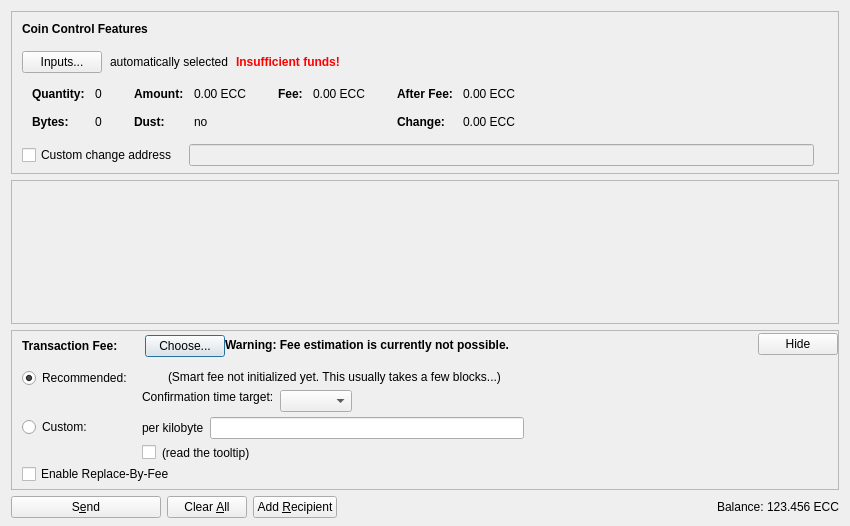
<?xml version="1.0" encoding="UTF-8"?>
<ui version="4.0">
 <class>SendCoinsDialog</class>
 <widget class="QDialog" name="SendCoinsDialog">
  <property name="geometry">
   <rect>
    <x>0</x>
    <y>0</y>
    <width>850</width>
    <height>526</height>
   </rect>
  </property>
  <property name="windowTitle">
   <string>Send Coins</string>
  </property>
  <layout class="QVBoxLayout" name="verticalLayout" stretch="0,1,0,0">
   <property name="bottomMargin">
    <number>8</number>
   </property>
   <item>
    <widget class="QFrame" name="frameCoinControl">
     <property name="sizePolicy">
      <sizepolicy hsizetype="Expanding" vsizetype="Expanding">
       <horstretch>0</horstretch>
       <verstretch>0</verstretch>
      </sizepolicy>
     </property>
     <property name="maximumSize">
      <size>
       <width>16777215</width>
       <height>16777215</height>
      </size>
     </property>
     <property name="frameShape">
      <enum>QFrame::StyledPanel</enum>
     </property>
     <property name="frameShadow">
      <enum>QFrame::Sunken</enum>
     </property>
     <layout class="QVBoxLayout" name="verticalLayoutCoinControl2">
      <property name="spacing">
       <number>0</number>
      </property>
      <property name="leftMargin">
       <number>0</number>
      </property>
      <property name="topMargin">
       <number>0</number>
      </property>
      <property name="rightMargin">
       <number>0</number>
      </property>
      <property name="bottomMargin">
       <number>6</number>
      </property>
      <item>
       <layout class="QVBoxLayout" name="verticalLayoutCoinControl" stretch="0,0,0,0,1">
        <property name="spacing">
         <number>0</number>
        </property>
        <property name="leftMargin">
         <number>10</number>
        </property>
        <property name="topMargin">
         <number>10</number>
        </property>
        <item>
         <layout class="QHBoxLayout" name="horizontalLayoutCoinControl1">
          <property name="bottomMargin">
           <number>15</number>
          </property>
          <item>
           <widget class="QLabel" name="labelCoinControlFeatures">
            <property name="sizePolicy">
             <sizepolicy hsizetype="Preferred" vsizetype="Maximum">
              <horstretch>0</horstretch>
              <verstretch>0</verstretch>
             </sizepolicy>
            </property>
            <property name="font">
             <font>
              <weight>75</weight>
              <bold>true</bold>
             </font>
            </property>
            <property name="styleSheet">
             <string notr="true">font-weight:bold;</string>
            </property>
            <property name="text">
             <string>Coin Control Features</string>
            </property>
           </widget>
          </item>
         </layout>
        </item>
        <item>
         <layout class="QHBoxLayout" name="horizontalLayoutCoinControl2" stretch="0,0,0,0">
          <property name="spacing">
           <number>8</number>
          </property>
          <property name="bottomMargin">
           <number>10</number>
          </property>
          <item>
           <widget class="QPushButton" name="pushButtonCoinControl">
            <property name="styleSheet">
             <string notr="true"/>
            </property>
            <property name="text">
             <string>Inputs...</string>
            </property>
            <property name="autoDefault">
             <bool>false</bool>
            </property>
           </widget>
          </item>
          <item>
           <widget class="QLabel" name="labelCoinControlAutomaticallySelected">
            <property name="text">
             <string>automatically selected</string>
            </property>
            <property name="margin">
             <number>5</number>
            </property>
           </widget>
          </item>
          <item>
           <widget class="QLabel" name="labelCoinControlInsuffFunds">
            <property name="font">
             <font>
              <weight>75</weight>
              <bold>true</bold>
             </font>
            </property>
            <property name="styleSheet">
             <string notr="true">color:red;font-weight:bold;</string>
            </property>
            <property name="text">
             <string>Insufficient funds!</string>
            </property>
            <property name="margin">
             <number>5</number>
            </property>
           </widget>
          </item>
          <item>
           <spacer name="horizontalSpacerCoinControl">
            <property name="orientation">
             <enum>Qt::Horizontal</enum>
            </property>
            <property name="sizeHint" stdset="0">
             <size>
              <width>40</width>
              <height>1</height>
             </size>
            </property>
           </spacer>
          </item>
         </layout>
        </item>
        <item>
         <widget class="QWidget" name="widgetCoinControl" native="true">
          <property name="sizePolicy">
           <sizepolicy hsizetype="Preferred" vsizetype="Preferred">
            <horstretch>0</horstretch>
            <verstretch>0</verstretch>
           </sizepolicy>
          </property>
          <property name="minimumSize">
           <size>
            <width>0</width>
            <height>0</height>
           </size>
          </property>
          <property name="styleSheet">
           <string notr="true"/>
          </property>
          <layout class="QHBoxLayout" name="horizontalLayoutCoinControl5">
           <property name="leftMargin">
            <number>0</number>
           </property>
           <property name="topMargin">
            <number>0</number>
           </property>
           <property name="rightMargin">
            <number>0</number>
           </property>
           <property name="bottomMargin">
            <number>0</number>
           </property>
           <item>
            <layout class="QHBoxLayout" name="horizontalLayoutCoinControl3" stretch="0,0,0,1">
             <property name="spacing">
              <number>20</number>
             </property>
             <property name="topMargin">
              <number>0</number>
             </property>
             <property name="bottomMargin">
              <number>10</number>
             </property>
             <item>
              <layout class="QFormLayout" name="formLayoutCoinControl1">
               <property name="horizontalSpacing">
                <number>10</number>
               </property>
               <property name="verticalSpacing">
                <number>14</number>
               </property>
               <property name="leftMargin">
                <number>10</number>
               </property>
               <property name="topMargin">
                <number>4</number>
               </property>
               <property name="rightMargin">
                <number>6</number>
               </property>
               <item row="0" column="0">
                <widget class="QLabel" name="labelCoinControlQuantityText">
                 <property name="font">
                  <font>
                   <weight>75</weight>
                   <bold>true</bold>
                  </font>
                 </property>
                 <property name="text">
                  <string>Quantity:</string>
                 </property>
                 <property name="margin">
                  <number>0</number>
                 </property>
                </widget>
               </item>
               <item row="0" column="1">
                <widget class="QLabel" name="labelCoinControlQuantity">
                 <property name="cursor">
                  <cursorShape>IBeamCursor</cursorShape>
                 </property>
                 <property name="contextMenuPolicy">
                  <enum>Qt::ActionsContextMenu</enum>
                 </property>
                 <property name="text">
                  <string notr="true">0</string>
                 </property>
                 <property name="margin">
                  <number>0</number>
                 </property>
                 <property name="textInteractionFlags">
                  <set>Qt::LinksAccessibleByMouse|Qt::TextSelectableByKeyboard|Qt::TextSelectableByMouse</set>
                 </property>
                </widget>
               </item>
               <item row="1" column="0">
                <widget class="QLabel" name="labelCoinControlBytesText">
                 <property name="font">
                  <font>
                   <weight>75</weight>
                   <bold>true</bold>
                  </font>
                 </property>
                 <property name="text">
                  <string>Bytes:</string>
                 </property>
                </widget>
               </item>
               <item row="1" column="1">
                <widget class="QLabel" name="labelCoinControlBytes">
                 <property name="cursor">
                  <cursorShape>IBeamCursor</cursorShape>
                 </property>
                 <property name="contextMenuPolicy">
                  <enum>Qt::ActionsContextMenu</enum>
                 </property>
                 <property name="text">
                  <string notr="true">0</string>
                 </property>
                 <property name="textInteractionFlags">
                  <set>Qt::LinksAccessibleByMouse|Qt::TextSelectableByKeyboard|Qt::TextSelectableByMouse</set>
                 </property>
                </widget>
               </item>
              </layout>
             </item>
             <item>
              <layout class="QFormLayout" name="formLayoutCoinControl2">
               <property name="horizontalSpacing">
                <number>10</number>
               </property>
               <property name="verticalSpacing">
                <number>14</number>
               </property>
               <property name="leftMargin">
                <number>6</number>
               </property>
               <property name="topMargin">
                <number>4</number>
               </property>
               <property name="rightMargin">
                <number>6</number>
               </property>
               <item row="0" column="0">
                <widget class="QLabel" name="labelCoinControlAmountText">
                 <property name="font">
                  <font>
                   <weight>75</weight>
                   <bold>true</bold>
                  </font>
                 </property>
                 <property name="text">
                  <string>Amount:</string>
                 </property>
                 <property name="margin">
                  <number>0</number>
                 </property>
                </widget>
               </item>
               <item row="0" column="1">
                <widget class="QLabel" name="labelCoinControlAmount">
                 <property name="cursor">
                  <cursorShape>IBeamCursor</cursorShape>
                 </property>
                 <property name="contextMenuPolicy">
                  <enum>Qt::ActionsContextMenu</enum>
                 </property>
                 <property name="text">
                  <string notr="true">0.00 ECC</string>
                 </property>
                 <property name="textInteractionFlags">
                  <set>Qt::LinksAccessibleByMouse|Qt::TextSelectableByKeyboard|Qt::TextSelectableByMouse</set>
                 </property>
                </widget>
               </item>
               <item row="1" column="0">
                <widget class="QLabel" name="labelCoinControlLowOutputText">
                 <property name="font">
                  <font>
                   <weight>75</weight>
                   <bold>true</bold>
                  </font>
                 </property>
                 <property name="text">
                  <string>Dust:</string>
                 </property>
                </widget>
               </item>
               <item row="1" column="1">
                <widget class="QLabel" name="labelCoinControlLowOutput">
                 <property name="cursor">
                  <cursorShape>IBeamCursor</cursorShape>
                 </property>
                 <property name="contextMenuPolicy">
                  <enum>Qt::ActionsContextMenu</enum>
                 </property>
                 <property name="text">
                  <string notr="true">no</string>
                 </property>
                 <property name="textInteractionFlags">
                  <set>Qt::LinksAccessibleByMouse|Qt::TextSelectableByKeyboard|Qt::TextSelectableByMouse</set>
                 </property>
                </widget>
               </item>
              </layout>
             </item>
             <item>
              <layout class="QFormLayout" name="formLayoutCoinControl3">
               <property name="horizontalSpacing">
                <number>10</number>
               </property>
               <property name="verticalSpacing">
                <number>14</number>
               </property>
               <property name="leftMargin">
                <number>6</number>
               </property>
               <property name="topMargin">
                <number>4</number>
               </property>
               <property name="rightMargin">
                <number>6</number>
               </property>
               <item row="0" column="0">
                <widget class="QLabel" name="labelCoinControlFeeText">
                 <property name="font">
                  <font>
                   <weight>75</weight>
                   <bold>true</bold>
                  </font>
                 </property>
                 <property name="text">
                  <string>Fee:</string>
                 </property>
                 <property name="margin">
                  <number>0</number>
                 </property>
                </widget>
               </item>
               <item row="0" column="1">
                <widget class="QLabel" name="labelCoinControlFee">
                 <property name="cursor">
                  <cursorShape>IBeamCursor</cursorShape>
                 </property>
                 <property name="contextMenuPolicy">
                  <enum>Qt::ActionsContextMenu</enum>
                 </property>
                 <property name="text">
                  <string notr="true">0.00 ECC</string>
                 </property>
                 <property name="textInteractionFlags">
                  <set>Qt::LinksAccessibleByMouse|Qt::TextSelectableByKeyboard|Qt::TextSelectableByMouse</set>
                 </property>
                </widget>
               </item>
              </layout>
             </item>
             <item>
              <layout class="QFormLayout" name="formLayoutCoinControl4">
               <property name="horizontalSpacing">
                <number>10</number>
               </property>
               <property name="verticalSpacing">
                <number>14</number>
               </property>
               <property name="leftMargin">
                <number>6</number>
               </property>
               <property name="topMargin">
                <number>4</number>
               </property>
               <property name="rightMargin">
                <number>6</number>
               </property>
               <item row="0" column="0">
                <widget class="QLabel" name="labelCoinControlAfterFeeText">
                 <property name="font">
                  <font>
                   <weight>75</weight>
                   <bold>true</bold>
                  </font>
                 </property>
                 <property name="text">
                  <string>After Fee:</string>
                 </property>
                 <property name="margin">
                  <number>0</number>
                 </property>
                </widget>
               </item>
               <item row="0" column="1">
                <widget class="QLabel" name="labelCoinControlAfterFee">
                 <property name="cursor">
                  <cursorShape>IBeamCursor</cursorShape>
                 </property>
                 <property name="contextMenuPolicy">
                  <enum>Qt::ActionsContextMenu</enum>
                 </property>
                 <property name="text">
                  <string notr="true">0.00 ECC</string>
                 </property>
                 <property name="textInteractionFlags">
                  <set>Qt::LinksAccessibleByMouse|Qt::TextSelectableByKeyboard|Qt::TextSelectableByMouse</set>
                 </property>
                </widget>
               </item>
               <item row="1" column="0">
                <widget class="QLabel" name="labelCoinControlChangeText">
                 <property name="font">
                  <font>
                   <weight>75</weight>
                   <bold>true</bold>
                  </font>
                 </property>
                 <property name="text">
                  <string>Change:</string>
                 </property>
                </widget>
               </item>
               <item row="1" column="1">
                <widget class="QLabel" name="labelCoinControlChange">
                 <property name="cursor">
                  <cursorShape>IBeamCursor</cursorShape>
                 </property>
                 <property name="contextMenuPolicy">
                  <enum>Qt::ActionsContextMenu</enum>
                 </property>
                 <property name="text">
                  <string notr="true">0.00 ECC</string>
                 </property>
                 <property name="textInteractionFlags">
                  <set>Qt::LinksAccessibleByMouse|Qt::TextSelectableByKeyboard|Qt::TextSelectableByMouse</set>
                 </property>
                </widget>
               </item>
              </layout>
             </item>
            </layout>
           </item>
          </layout>
         </widget>
        </item>
        <item>
         <layout class="QHBoxLayout" name="horizontalLayoutCoinControl4" stretch="0,0,0">
          <property name="spacing">
           <number>12</number>
          </property>
          <property name="sizeConstraint">
           <enum>QLayout::SetDefaultConstraint</enum>
          </property>
          <property name="topMargin">
           <number>5</number>
          </property>
          <property name="rightMargin">
           <number>5</number>
          </property>
          <item>
           <widget class="QCheckBox" name="checkBoxCoinControlChange">
            <property name="toolTip">
             <string>If this is activated, but the change address is empty or invalid, change will be sent to a newly generated address.</string>
            </property>
            <property name="text">
             <string>Custom change address</string>
            </property>
           </widget>
          </item>
          <item>
           <widget class="QValidatedLineEdit" name="lineEditCoinControlChange">
            <property name="enabled">
             <bool>false</bool>
            </property>
            <property name="sizePolicy">
             <sizepolicy hsizetype="Expanding" vsizetype="Fixed">
              <horstretch>0</horstretch>
              <verstretch>0</verstretch>
             </sizepolicy>
            </property>
           </widget>
          </item>
          <item>
           <widget class="QLabel" name="labelCoinControlChangeLabel">
            <property name="sizePolicy">
             <sizepolicy hsizetype="Preferred" vsizetype="Expanding">
              <horstretch>0</horstretch>
              <verstretch>0</verstretch>
             </sizepolicy>
            </property>
            <property name="minimumSize">
             <size>
              <width>0</width>
              <height>0</height>
             </size>
            </property>
            <property name="text">
             <string/>
            </property>
            <property name="margin">
             <number>3</number>
            </property>
           </widget>
          </item>
         </layout>
        </item>
        <item>
         <spacer name="verticalSpacerCoinControl">
          <property name="orientation">
           <enum>Qt::Vertical</enum>
          </property>
          <property name="sizeHint" stdset="0">
           <size>
            <width>800</width>
            <height>1</height>
           </size>
          </property>
         </spacer>
        </item>
       </layout>
      </item>
     </layout>
    </widget>
   </item>
   <item>
    <widget class="QScrollArea" name="scrollArea">
     <property name="widgetResizable">
      <bool>true</bool>
     </property>
     <widget class="QWidget" name="scrollAreaWidgetContents">
      <property name="geometry">
       <rect>
        <x>0</x>
        <y>0</y>
        <width>830</width>
        <height>104</height>
       </rect>
      </property>
      <layout class="QVBoxLayout" name="verticalLayout_2" stretch="0,1">
       <property name="leftMargin">
        <number>0</number>
       </property>
       <property name="topMargin">
        <number>0</number>
       </property>
       <property name="rightMargin">
        <number>0</number>
       </property>
       <property name="bottomMargin">
        <number>0</number>
       </property>
       <item>
        <layout class="QVBoxLayout" name="entries">
         <property name="spacing">
          <number>6</number>
         </property>
        </layout>
       </item>
       <item>
        <spacer name="verticalSpacer">
         <property name="orientation">
          <enum>Qt::Vertical</enum>
         </property>
         <property name="sizeHint" stdset="0">
          <size>
           <width>20</width>
           <height>40</height>
          </size>
         </property>
        </spacer>
       </item>
      </layout>
     </widget>
    </widget>
   </item>
   <item>
    <widget class="QFrame" name="frameFee">
     <property name="sizePolicy">
      <sizepolicy hsizetype="Expanding" vsizetype="Expanding">
       <horstretch>0</horstretch>
       <verstretch>0</verstretch>
      </sizepolicy>
     </property>
     <property name="maximumSize">
      <size>
       <width>16777215</width>
       <height>16777215</height>
      </size>
     </property>
     <property name="frameShape">
      <enum>QFrame::StyledPanel</enum>
     </property>
     <property name="frameShadow">
      <enum>QFrame::Sunken</enum>
     </property>
     <layout class="QVBoxLayout" name="verticalLayoutFee1">
      <property name="spacing">
       <number>0</number>
      </property>
      <property name="leftMargin">
       <number>0</number>
      </property>
      <property name="topMargin">
       <number>0</number>
      </property>
      <property name="rightMargin">
       <number>0</number>
      </property>
      <property name="bottomMargin">
       <number>0</number>
      </property>
      <item>
       <layout class="QVBoxLayout" name="verticalLayoutFee2" stretch="0,0,0">
        <property name="spacing">
         <number>0</number>
        </property>
        <property name="leftMargin">
         <number>10</number>
        </property>
        <property name="topMargin">
         <number>0</number>
        </property>
        <item>
         <layout class="QHBoxLayout" name="horizontalLayoutFee1">
          <property name="bottomMargin">
           <number>0</number>
          </property>
          <item>
           <layout class="QVBoxLayout" name="verticalLayoutFee7">
            <property name="spacing">
             <number>0</number>
            </property>
            <item>
             <spacer name="verticalSpacerSmartFee">
              <property name="orientation">
               <enum>Qt::Vertical</enum>
              </property>
              <property name="sizeType">
               <enum>QSizePolicy::Fixed</enum>
              </property>
              <property name="sizeHint" stdset="0">
               <size>
                <width>1</width>
                <height>4</height>
               </size>
              </property>
             </spacer>
            </item>
            <item>
             <layout class="QHBoxLayout" name="horizontalLayoutSmartFee">
              <property name="spacing">
               <number>10</number>
              </property>
              <item>
               <widget class="QLabel" name="labelFeeHeadline">
                <property name="sizePolicy">
                 <sizepolicy hsizetype="Preferred" vsizetype="Maximum">
                  <horstretch>0</horstretch>
                  <verstretch>0</verstretch>
                 </sizepolicy>
                </property>
                <property name="font">
                 <font>
                  <weight>75</weight>
                  <bold>true</bold>
                 </font>
                </property>
                <property name="styleSheet">
                 <string notr="true">font-weight:bold;</string>
                </property>
                <property name="text">
                 <string>Transaction Fee:</string>
                </property>
               </widget>
              </item>
              <item>
               <widget class="QLabel" name="labelFeeMinimized">
                <property name="text">
                 <string/>
                </property>
               </widget>
              </item>
              <item>
               <widget class="QPushButton" name="buttonChooseFee">
                <property name="text">
                 <string>Choose...</string>
                </property>
               </widget>
              </item>
             </layout>
            </item>
            <item>
             <spacer name="verticalSpacer_5">
              <property name="orientation">
               <enum>Qt::Vertical</enum>
              </property>
              <property name="sizeHint" stdset="0">
               <size>
                <width>1</width>
                <height>1</height>
               </size>
              </property>
             </spacer>
            </item>
           </layout>
          </item>
          <item>
           <widget class="QLabel" name="fallbackFeeWarningLabel">
            <property name="toolTip">
             <string>Using the fallbackfee can result in sending a transaction that will take several hours or days (or never) to confirm. Consider choosing your fee manually or wait until you have validated the complete chain.</string>
            </property>
            <property name="font">
            <font>
                <weight>75</weight>
                <bold>true</bold>
            </font>
            </property>
            <property name="text">
             <string>Warning: Fee estimation is currently not possible.</string>
            </property>
            <property name="wordWrap">
             <bool>false</bool>
            </property>
           </widget>
          </item>
          <item>
           <spacer name="horizontalSpacer_4">
            <property name="orientation">
             <enum>Qt::Horizontal</enum>
            </property>
            <property name="sizeType">
             <enum>QSizePolicy::MinimumExpanding</enum>
            </property>
            <property name="sizeHint" stdset="0">
             <size>
              <width>40</width>
              <height>20</height>
             </size>
            </property>
           </spacer>
          </item>
          <item>
           <widget class="QPushButton" name="buttonMinimizeFee">
            <property name="toolTip">
             <string>collapse fee-settings</string>
            </property>
            <property name="text">
             <string>Hide</string>
            </property>
           </widget>
          </item>
         </layout>
        </item>
        <item>
         <widget class="QFrame" name="frameFeeSelection">
          <layout class="QVBoxLayout" name="verticalLayoutFee12">
           <property name="spacing">
            <number>0</number>
           </property>
           <property name="leftMargin">
            <number>0</number>
           </property>
           <property name="topMargin">
            <number>0</number>
           </property>
           <property name="rightMargin">
            <number>0</number>
           </property>
           <property name="bottomMargin">
            <number>0</number>
           </property>
           <item>
            <layout class="QGridLayout" name="gridLayoutFee">
             <property name="topMargin">
              <number>10</number>
             </property>
             <property name="bottomMargin">
              <number>4</number>
             </property>
             <property name="horizontalSpacing">
              <number>10</number>
             </property>
             <property name="verticalSpacing">
              <number>4</number>
             </property>
             <item row="1" column="1">
              <layout class="QVBoxLayout" name="verticalLayoutFee8">
               <property name="spacing">
                <number>6</number>
               </property>
               <item>
                <layout class="QHBoxLayout" name="horizontalLayoutFee13">
                 <item>
                  <widget class="QLabel" name="labelCustomPerKilobyte">
                   <property name="toolTip">
                    <string>Specify a custom fee per kB (1,000 bytes) of the transaction's virtual size.

Note:  Since the fee is calculated on a per-byte basis, a fee of "100 satoshis per kB" for a transaction size of 500 bytes (half of 1 kB) would ultimately yield a fee of only 50 satoshis.</string>
                   </property>
                   <property name="text">
                    <string>per kilobyte</string>
                   </property>
                  </widget>
                 </item>
                 <item>
                  <widget class="EcommercecoinAmountField" name="customFee"/>
                 </item>
                 <item>
                  <spacer name="horizontalSpacer_6">
                   <property name="orientation">
                    <enum>Qt::Horizontal</enum>
                   </property>
                   <property name="sizeHint" stdset="0">
                    <size>
                     <width>1</width>
                     <height>1</height>
                    </size>
                   </property>
                  </spacer>
                 </item>
                </layout>
               </item>
               <item>
                <layout class="QHBoxLayout" name="horizontalLayoutFee8">
                 <item>
                  <widget class="QCheckBox" name="checkBoxMinimumFee">
                   <property name="toolTip">
                    <string>Paying only the minimum fee is just fine as long as there is less transaction volume than space in the blocks. But be aware that this can end up in a never confirming transaction once there is more demand for ecommercecoin transactions than the network can process.</string>
                   </property>
                   <property name="text">
                    <string/>
                   </property>
                  </widget>
                 </item>
                 <item>
                  <widget class="QLabel" name="labelMinFeeWarning">
                   <property name="enabled">
                    <bool>true</bool>
                   </property>
                   <property name="toolTip">
                    <string>Paying only the minimum fee is just fine as long as there is less transaction volume than space in the blocks. But be aware that this can end up in a never confirming transaction once there is more demand for ecommercecoin transactions than the network can process.</string>
                   </property>
                   <property name="text">
                    <string>(read the tooltip)</string>
                   </property>
                   <property name="margin">
                    <number>5</number>
                   </property>
                  </widget>
                 </item>
                 <item>
                  <spacer name="horizontalSpacer_2">
                   <property name="orientation">
                    <enum>Qt::Horizontal</enum>
                   </property>
                   <property name="sizeHint" stdset="0">
                    <size>
                     <width>1</width>
                     <height>1</height>
                    </size>
                   </property>
                  </spacer>
                 </item>
                </layout>
               </item>
              </layout>
             </item>
             <item row="0" column="0">
              <layout class="QVBoxLayout" name="verticalLayoutFee4" stretch="0,1">
               <item>
                <widget class="QRadioButton" name="radioSmartFee">
                 <property name="text">
                  <string>Recommended:</string>
                 </property>
                 <property name="checked">
                  <bool>true</bool>
                 </property>
                 <attribute name="buttonGroup">
                  <string notr="true">groupFee</string>
                 </attribute>
                </widget>
               </item>
               <item>
                <spacer name="verticalSpacer_2">
                 <property name="orientation">
                  <enum>Qt::Vertical</enum>
                 </property>
                 <property name="sizeHint" stdset="0">
                  <size>
                   <width>1</width>
                   <height>1</height>
                  </size>
                 </property>
                </spacer>
               </item>
              </layout>
             </item>
             <item row="1" column="0">
              <layout class="QVBoxLayout" name="verticalLayoutFee9" stretch="0,1">
               <item>
                <widget class="QRadioButton" name="radioCustomFee">
                 <property name="text">
                  <string>Custom:</string>
                 </property>
                 <attribute name="buttonGroup">
                  <string notr="true">groupFee</string>
                 </attribute>
                </widget>
               </item>
               <item>
                <spacer name="verticalSpacer_6">
                 <property name="orientation">
                  <enum>Qt::Vertical</enum>
                 </property>
                 <property name="sizeHint" stdset="0">
                  <size>
                   <width>1</width>
                   <height>1</height>
                  </size>
                 </property>
                </spacer>
               </item>
              </layout>
             </item>
             <item row="0" column="1">
              <layout class="QVBoxLayout" name="verticalLayoutFee3" stretch="0,0,1">
               <property name="spacing">
                <number>6</number>
               </property>
               <property name="topMargin">
                <number>2</number>
               </property>
               <item>
                <layout class="QHBoxLayout" name="horizontalLayoutFee12">
                 <item>
                  <widget class="QLabel" name="labelSmartFee">
                   <property name="text">
                    <string/>
                   </property>
                   <property name="margin">
                    <number>2</number>
                   </property>
                  </widget>
                 </item>
                 <item>
                  <widget class="QLabel" name="labelFeeEstimation">
                   <property name="text">
                    <string/>
                   </property>
                  </widget>
                 </item>
                 <item>
                  <widget class="QLabel" name="labelSmartFee2">
                   <property name="text">
                    <string>(Smart fee not initialized yet. This usually takes a few blocks...)</string>
                   </property>
                   <property name="margin">
                    <number>2</number>
                   </property>
                  </widget>
                 </item>
                 <item>
                  <spacer name="horizontalSpacer_5">
                   <property name="orientation">
                    <enum>Qt::Horizontal</enum>
                   </property>
                   <property name="sizeHint" stdset="0">
                    <size>
                     <width>1</width>
                     <height>1</height>
                    </size>
                   </property>
                  </spacer>
                 </item>
                </layout>
               </item>
               <item>
                <layout class="QHBoxLayout" name="horizontalLayoutFee9">
                 <item>
                  <layout class="QVBoxLayout" name="verticalLayoutFee6">
                   <item>
                    <widget class="QLabel" name="labelSmartFee3">
                     <property name="text">
                      <string>Confirmation time target:</string>
                     </property>
                     <property name="margin">
                      <number>2</number>
                     </property>
                    </widget>
                   </item>
                   <item>
                    <spacer name="verticalSpacer_3">
                     <property name="orientation">
                      <enum>Qt::Vertical</enum>
                     </property>
                     <property name="sizeHint" stdset="0">
                      <size>
                       <width>1</width>
                       <height>1</height>
                      </size>
                     </property>
                    </spacer>
                   </item>
                  </layout>
                 </item>
                 <item>
                  <layout class="QVBoxLayout" name="verticalLayoutFee5">
                   <property name="rightMargin">
                    <number>30</number>
                   </property>
                   <item>
                    <layout class="QHBoxLayout" name="horizontalLayoutConfTarget">
                     <property name="bottomMargin">
                      <number>0</number>
                     </property>
                     <item>
                      <widget class="QComboBox" name="confTargetSelector"/>
                     </item>
                     <item>
                      <spacer name="horizontalSpacerConfTarget">
                       <property name="orientation">
                        <enum>Qt::Horizontal</enum>
                       </property>
                       <property name="sizeHint" stdset="0">
                        <size>
                         <width>40</width>
                         <height>20</height>
                        </size>
                       </property>
                      </spacer>
                     </item>
                    </layout>
                   </item>
                  </layout>
                 </item>
                </layout>
               </item>
               <item>
                <spacer name="verticalSpacer_4">
                 <property name="orientation">
                  <enum>Qt::Vertical</enum>
                 </property>
                 <property name="sizeHint" stdset="0">
                  <size>
                   <width>1</width>
                   <height>1</height>
                  </size>
                 </property>
                </spacer>
               </item>
              </layout>
             </item>
            </layout>
           </item>
           <item>
            <widget class="QCheckBox" name="optInRBF">
             <property name="text">
              <string>Enable Replace-By-Fee</string>
             </property>
             <property name="toolTip">
              <string>With Replace-By-Fee (BIP-125) you can increase a transaction's fee after it is sent. Without this, a higher fee may be recommended to compensate for increased transaction delay risk.</string>
             </property>
            </widget>
           </item>
          </layout>
         </widget>
        </item>
        <item>
         <spacer name="verticalSpacerFee">
          <property name="orientation">
           <enum>Qt::Vertical</enum>
          </property>
          <property name="sizeHint" stdset="0">
           <size>
            <width>40</width>
            <height>5</height>
           </size>
          </property>
         </spacer>
        </item>
       </layout>
      </item>
     </layout>
    </widget>
   </item>
   <item>
    <layout class="QHBoxLayout" name="horizontalLayout">
     <item>
      <widget class="QPushButton" name="sendButton">
       <property name="minimumSize">
        <size>
         <width>150</width>
         <height>0</height>
        </size>
       </property>
       <property name="toolTip">
        <string>Confirm the send action</string>
       </property>
       <property name="text">
        <string>S&amp;end</string>
       </property>
       <property name="icon">
        <iconset resource="../ecommercecoin.qrc">
         <normaloff>:/icons/send</normaloff>:/icons/send</iconset>
       </property>
       <property name="autoDefault">
        <bool>false</bool>
       </property>
       <property name="default">
        <bool>false</bool>
       </property>
      </widget>
     </item>
     <item>
      <widget class="QPushButton" name="clearButton">
       <property name="sizePolicy">
        <sizepolicy hsizetype="Minimum" vsizetype="Fixed">
         <horstretch>0</horstretch>
         <verstretch>0</verstretch>
        </sizepolicy>
       </property>
       <property name="toolTip">
        <string>Clear all fields of the form.</string>
       </property>
       <property name="text">
        <string>Clear &amp;All</string>
       </property>
       <property name="icon">
        <iconset resource="../ecommercecoin.qrc">
         <normaloff>:/icons/remove</normaloff>:/icons/remove</iconset>
       </property>
       <property name="autoDefault">
        <bool>false</bool>
       </property>
      </widget>
     </item>
     <item>
      <widget class="QPushButton" name="addButton">
       <property name="toolTip">
        <string>Send to multiple recipients at once</string>
       </property>
       <property name="text">
        <string>Add &amp;Recipient</string>
       </property>
       <property name="icon">
        <iconset resource="../ecommercecoin.qrc">
         <normaloff>:/icons/add</normaloff>:/icons/add</iconset>
       </property>
       <property name="autoDefault">
        <bool>false</bool>
       </property>
      </widget>
     </item>
     <item>
      <spacer name="horizontalSpacer">
       <property name="orientation">
        <enum>Qt::Horizontal</enum>
       </property>
       <property name="sizeHint" stdset="0">
        <size>
         <width>40</width>
         <height>20</height>
        </size>
       </property>
      </spacer>
     </item>
     <item>
      <layout class="QHBoxLayout" name="horizontalLayout_2">
       <property name="spacing">
        <number>3</number>
       </property>
       <item>
        <widget class="QLabel" name="label">
         <property name="sizePolicy">
          <sizepolicy hsizetype="Preferred" vsizetype="Fixed">
           <horstretch>0</horstretch>
           <verstretch>0</verstretch>
          </sizepolicy>
         </property>
         <property name="text">
          <string>Balance:</string>
         </property>
        </widget>
       </item>
       <item>
        <widget class="QLabel" name="labelBalance">
         <property name="sizePolicy">
          <sizepolicy hsizetype="Preferred" vsizetype="Fixed">
           <horstretch>0</horstretch>
           <verstretch>0</verstretch>
          </sizepolicy>
         </property>
         <property name="cursor">
          <cursorShape>IBeamCursor</cursorShape>
         </property>
         <property name="text">
          <string notr="true">123.456 ECC</string>
         </property>
         <property name="textInteractionFlags">
          <set>Qt::LinksAccessibleByMouse|Qt::TextSelectableByKeyboard|Qt::TextSelectableByMouse</set>
         </property>
        </widget>
       </item>
      </layout>
     </item>
    </layout>
   </item>
  </layout>
 </widget>
 <customwidgets>
  <customwidget>
   <class>QValidatedLineEdit</class>
   <extends>QLineEdit</extends>
   <header>qt/qvalidatedlineedit.h</header>
  </customwidget>
  <customwidget>
   <class>EcommercecoinAmountField</class>
   <extends>QLineEdit</extends>
   <header>qt/ecommercecoinamountfield.h</header>
   <container>1</container>
  </customwidget>
 </customwidgets>
 <resources>
  <include location="../ecommercecoin.qrc"/>
 </resources>
 <connections/>
 <buttongroups>
  <buttongroup name="groupFee"/>
 </buttongroups>
</ui>
